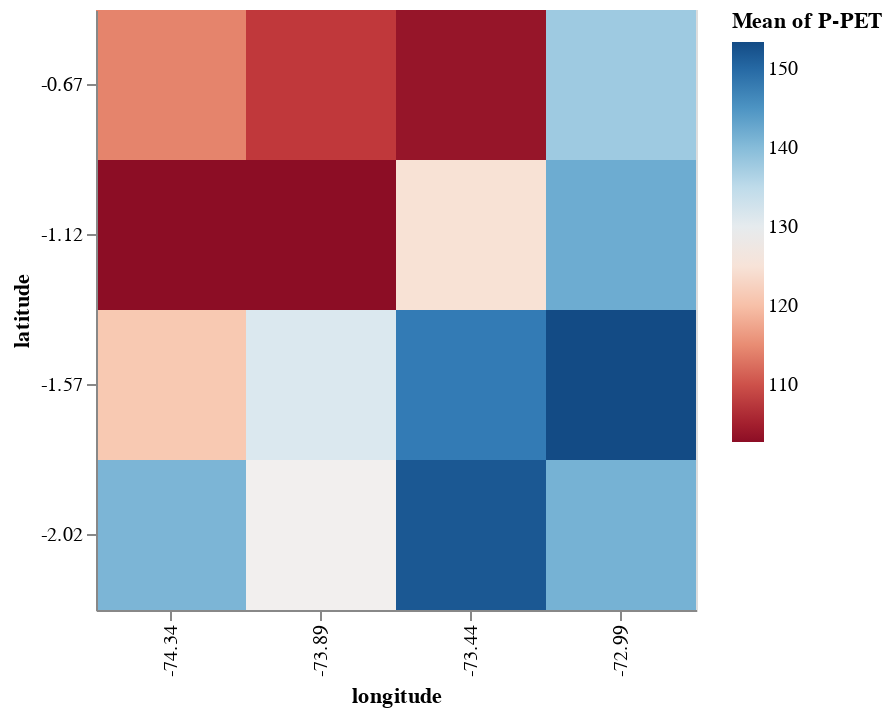
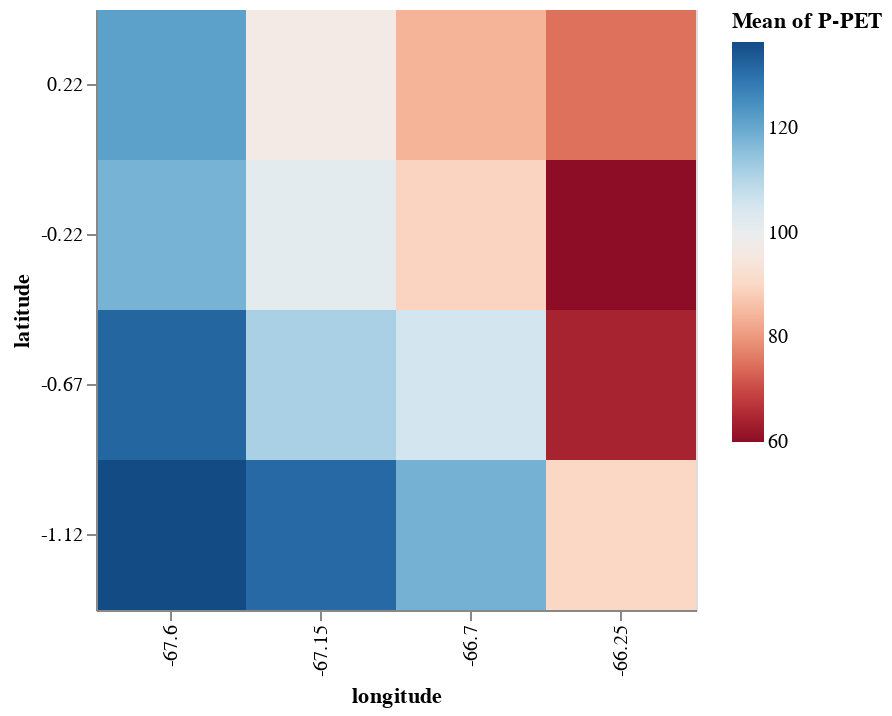
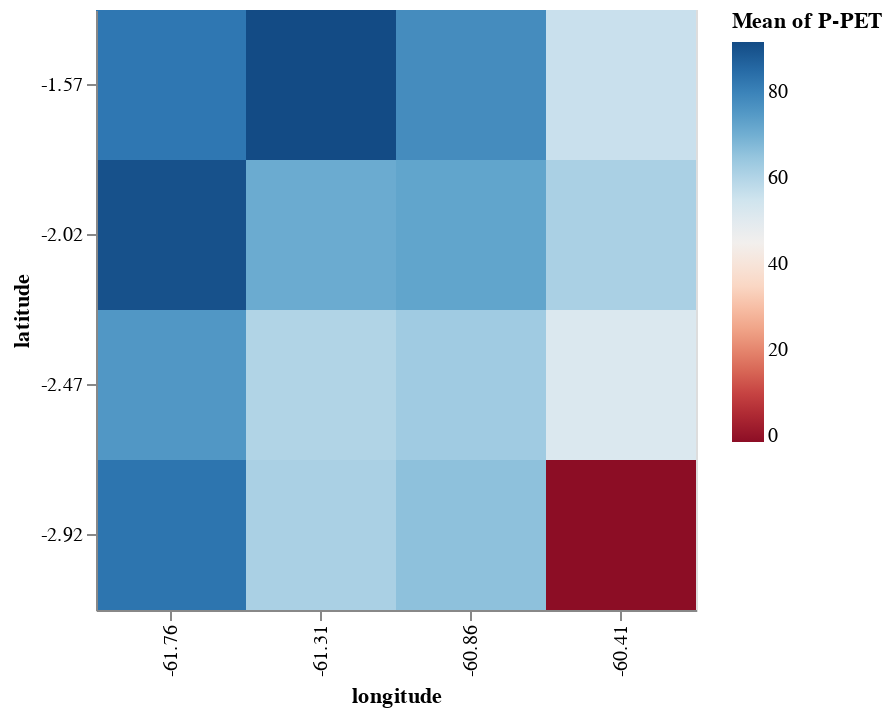
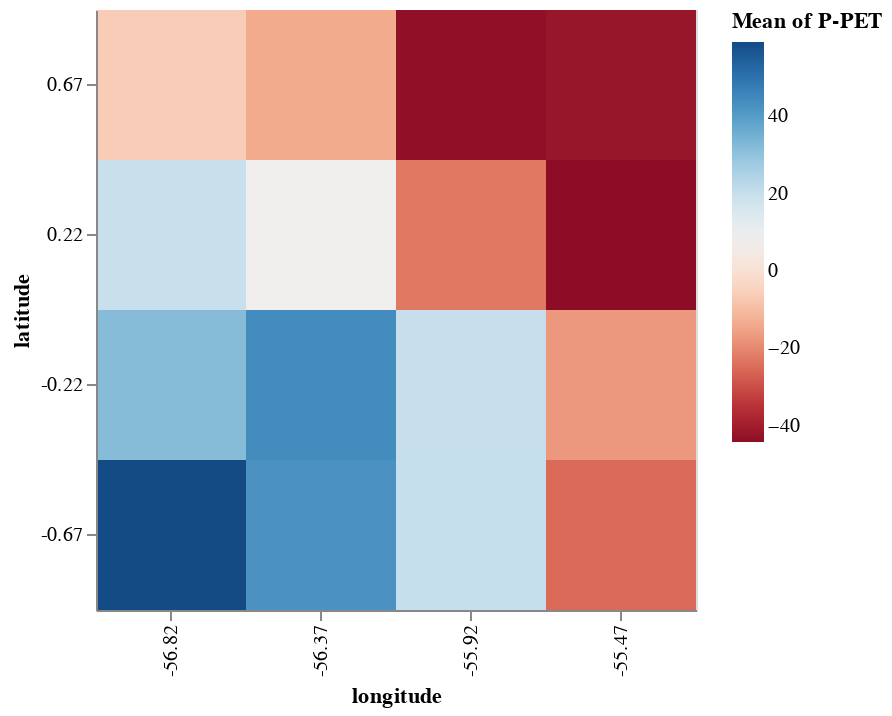

The cell these charts' notebook holds for them, in order:
### Code cell
for polygon_id in range(1, 9):
    print(polygon_id)
    polygon_data = recent_yearly_means[recent_yearly_means.polygon_id==polygon_id]
    min = polygon_data['P-PET'].min()
    max = polygon_data['P-PET'].max()
    chart = alt.Chart(polygon_data).mark_rect().encode(
        x='longitude:O',
        y= alt.Y('latitude:O', sort="descending"),
        color=alt.Color(
            'mean(P-PET):Q', scale=alt.Scale(scheme='redblue', domain=(min, max))),
        tooltip=[
            alt.Tooltip('longitude:O', title='Year'),
            alt.Tooltip('latitude:O', title='Month'),
            alt.Tooltip('mean(P-PET):Q', title='PDSI')
        ]).properties(width=300, height=300)
    chart.display()

### Figure 1 — Vega-Lite specification as saved in the notebook (floating-point values rounded to 4 significant figures)
{"config": {"view": {"continuousWidth": 400, "continuousHeight": 300}}, "data": {"name": "data-67f63b71fcecb88106db870f55adb286"}, "mark": "rect", "encoding": {"color": {"aggregate": "mean", "field": "P-PET", "scale": {"domain": [102.8, 153.4], "scheme": "redblue"}, "type": "quantitative"}, "tooltip": [{"field": "longitude", "title": "Year", "type": "ordinal"}, {"field": "latitude", "title": "Month", "type": "ordinal"}, {"aggregate": "mean", "field": "P-PET", "title": "PDSI", "type": "quantitative"}], "x": {"field": "longitude", "type": "ordinal"}, "y": {"field": "latitude", "sort": "descending", "type": "ordinal"}}, "height": 300, "width": 300, "$schema": "https://vega.github.io/schema/vega-lite/v4.17.0.json", "datasets": {"data-67f63b71fcecb88106db870f55adb286": [{"longitude": -74.34, "latitude": -2.02, "polygon_id": 1, "year": 2020.0, "time": 1609000000000.0, "month": 6.78, "precipitation": 282.3, "PET": 141.5, "P-PET": 140.8}, {"longitude": -74.34, "latitude": -1.57, "polygon_id": 1, "year": 2020.0, "time": 1609000000000.0, "month": 6.98, "precipitation": 266.4, "PET": 145.5, "P-PET": 120.9}, {"longitude": -74.34, "latitude": -0.67, "polygon_id": 1, "year": 2020.0, "time": 1609000000000.0, "month": 6.84, "precipitation": 260.1, "PET": 145.9, "P-PET": 114.2}, {"longitude": -74.34, "latitude": -1.12, "polygon_id": 1, "year": 2020.0, "time": 1609000000000.0, "month": 6.83, "precipitation": 250.8, "PET": 148.0, "P-PET": 102.8}, {"longitude": -73.89, "latitude": -1.57, "polygon_id": 1, "year": 2020.0, "time": 1608000000000.0, "month": 6.61, "precipitation": 276.4, "PET": 144.8, "P-PET": 131.6}, {"longitude": -73.89, "latitude": -0.67, "polygon_id": 1, "year": 2020.0, "time": 1609000000000.0, "month": 6.72, "precipitation": 252.6, "PET": 144.6, "P-PET": 107.9}, {"longitude": -73.89, "latitude": -2.02, "polygon_id": 1, "year": 2020.0, "time": 1609000000000.0, "month": 7.03, "precipitation": 279.1, "PET": 151.0, "P-PET": 128.1}, {"longitude": -73.89, "latitude": -1.12, "polygon_id": 1, "year": 2020.0, "time": 1610000000000.0, "month": 7.35, "precipitation": 250.3, "PET": 147.6, "P-PET": 102.8}, {"longitude": -73.44, "latitude": -0.67, "polygon_id": 1, "year": 2020.0, "time": 1610000000000.0, "month": 7.34, "precipitation": 255.8, "PET": 152.0, "P-PET": 103.7}, {"longitude": -73.44, "latitude": -1.12, "polygon_id": 1, "year": 2020.0, "time": 1610000000000.0, "month": 7.08, "precipitation": 274.9, "PET": 150.2, "P-PET": 124.7}, {"longitude": -73.44, "latitude": -2.02, "polygon_id": 1, "year": 2020.0, "time": 1607000000000.0, "month": 6.06, "precipitation": 303.0, "PET": 151.1, "P-PET": 151.9}, {"longitude": -73.44, "latitude": -1.57, "polygon_id": 1, "year": 2020.0, "time": 1609000000000.0, "month": 6.75, "precipitation": 292.8, "PET": 144.8, "P-PET": 147.9}, {"longitude": -72.99, "latitude": -1.12, "polygon_id": 1, "year": 2020.0, "time": 1609000000000.0, "month": 6.88, "precipitation": 287.7, "PET": 145.7, "P-PET": 142.0}, {"longitude": -72.99, "latitude": -0.67, "polygon_id": 1, "year": 2020.0, "time": 1608000000000.0, "month": 6.67, "precipitation": 285.6, "PET": 147.5, "P-PET": 138.1}, {"longitude": -72.99, "latitude": -2.02, "polygon_id": 1, "year": 2020.0, "time": 1608000000000.0, "month": 6.58, "precipitation": 287.1, "PET": 145.9, "P-PET": 141.2}, {"longitude": -72.99, "latitude": -1.57, "polygon_id": 1, "year": 2020.0, "time": 1609000000000.0, "month": 7.01, "precipitation": 297.4, "PET": 144.1, "P-PET": 153.4}]}}

### Figure 2 — Vega-Lite specification as saved in the notebook (floating-point values rounded to 4 significant figures)
{"config": {"view": {"continuousWidth": 400, "continuousHeight": 300}}, "data": {"name": "data-2da95cc716eab0dc181898c48a26a64b"}, "mark": "rect", "encoding": {"color": {"aggregate": "mean", "field": "P-PET", "scale": {"domain": [59.97, 136.4], "scheme": "redblue"}, "type": "quantitative"}, "tooltip": [{"field": "longitude", "title": "Year", "type": "ordinal"}, {"field": "latitude", "title": "Month", "type": "ordinal"}, {"aggregate": "mean", "field": "P-PET", "title": "PDSI", "type": "quantitative"}], "x": {"field": "longitude", "type": "ordinal"}, "y": {"field": "latitude", "sort": "descending", "type": "ordinal"}}, "height": 300, "width": 300, "$schema": "https://vega.github.io/schema/vega-lite/v4.17.0.json", "datasets": {"data-2da95cc716eab0dc181898c48a26a64b": [{"longitude": -67.6, "latitude": -0.67, "polygon_id": 2, "year": 2020.0, "time": 1607000000000.0, "month": 6.27, "precipitation": 271.2, "PET": 139.3, "P-PET": 131.9}, {"longitude": -67.6, "latitude": -0.22, "polygon_id": 2, "year": 2020.0, "time": 1609000000000.0, "month": 6.79, "precipitation": 258.9, "PET": 140.9, "P-PET": 118.0}, {"longitude": -67.6, "latitude": 0.22, "polygon_id": 2, "year": 2020.0, "time": 1609000000000.0, "month": 6.68, "precipitation": 263.1, "PET": 141.8, "P-PET": 121.3}, {"longitude": -67.6, "latitude": -1.12, "polygon_id": 2, "year": 2020.0, "time": 1608000000000.0, "month": 6.59, "precipitation": 276.1, "PET": 139.6, "P-PET": 136.4}, {"longitude": -67.15, "latitude": -0.22, "polygon_id": 2, "year": 2020.0, "time": 1608000000000.0, "month": 6.65, "precipitation": 250.1, "PET": 148.5, "P-PET": 101.6}, {"longitude": -67.15, "latitude": -0.67, "polygon_id": 2, "year": 2020.0, "time": 1608000000000.0, "month": 6.57, "precipitation": 255.2, "PET": 143.4, "P-PET": 111.7}, {"longitude": -67.15, "latitude": -1.12, "polygon_id": 2, "year": 2020.0, "time": 1608000000000.0, "month": 6.3, "precipitation": 273.2, "PET": 141.9, "P-PET": 131.3}, {"longitude": -67.15, "latitude": 0.22, "polygon_id": 2, "year": 2020.0, "time": 1609000000000.0, "month": 6.73, "precipitation": 244.4, "PET": 148.0, "P-PET": 96.36}, {"longitude": -66.7, "latitude": -0.22, "polygon_id": 2, "year": 2020.0, "time": 1608000000000.0, "month": 6.42, "precipitation": 232.2, "PET": 142.8, "P-PET": 89.39}, {"longitude": -66.7, "latitude": -0.67, "polygon_id": 2, "year": 2020.0, "time": 1609000000000.0, "month": 6.96, "precipitation": 247.9, "PET": 142.3, "P-PET": 105.7}, {"longitude": -66.7, "latitude": 0.22, "polygon_id": 2, "year": 2020.0, "time": 1608000000000.0, "month": 6.29, "precipitation": 231.0, "PET": 147.2, "P-PET": 83.8}, {"longitude": -66.7, "latitude": -1.12, "polygon_id": 2, "year": 2020.0, "time": 1609000000000.0, "month": 6.84, "precipitation": 261.3, "PET": 143.1, "P-PET": 118.3}, {"longitude": -66.25, "latitude": -0.67, "polygon_id": 2, "year": 2020.0, "time": 1609000000000.0, "month": 6.67, "precipitation": 210.2, "PET": 146.1, "P-PET": 64.11}, {"longitude": -66.25, "latitude": -1.12, "polygon_id": 2, "year": 2020.0, "time": 1608000000000.0, "month": 6.51, "precipitation": 236.7, "PET": 146.6, "P-PET": 90.11}, {"longitude": -66.25, "latitude": -0.22, "polygon_id": 2, "year": 2020.0, "time": 1609000000000.0, "month": 6.78, "precipitation": 211.4, "PET": 151.4, "P-PET": 59.97}, {"longitude": -66.25, "latitude": 0.22, "polygon_id": 2, "year": 2020.0, "time": 1609000000000.0, "month": 6.72, "precipitation": 223.7, "PET": 148.8, "P-PET": 74.9}]}}

### Figure 3 — Vega-Lite specification as saved in the notebook (floating-point values rounded to 4 significant figures)
{"config": {"view": {"continuousWidth": 400, "continuousHeight": 300}}, "data": {"name": "data-a30ce1fe4f72e4b28faa05628405af6b"}, "mark": "rect", "encoding": {"color": {"aggregate": "mean", "field": "P-PET", "scale": {"domain": [-1.29, 91.71], "scheme": "redblue"}, "type": "quantitative"}, "tooltip": [{"field": "longitude", "title": "Year", "type": "ordinal"}, {"field": "latitude", "title": "Month", "type": "ordinal"}, {"aggregate": "mean", "field": "P-PET", "title": "PDSI", "type": "quantitative"}], "x": {"field": "longitude", "type": "ordinal"}, "y": {"field": "latitude", "sort": "descending", "type": "ordinal"}}, "height": 300, "width": 300, "$schema": "https://vega.github.io/schema/vega-lite/v4.17.0.json", "datasets": {"data-a30ce1fe4f72e4b28faa05628405af6b": [{"longitude": -61.76, "latitude": -1.57, "polygon_id": 3, "year": 2020.0, "time": 1609000000000.0, "month": 6.68, "precipitation": 222.1, "PET": 139.5, "P-PET": 82.54}, {"longitude": -61.76, "latitude": -2.02, "polygon_id": 3, "year": 2020.0, "time": 1609000000000.0, "month": 6.8, "precipitation": 232.0, "PET": 141.5, "P-PET": 90.51}, {"longitude": -61.76, "latitude": -2.47, "polygon_id": 3, "year": 2020.0, "time": 1607000000000.0, "month": 5.94, "precipitation": 223.0, "PET": 147.4, "P-PET": 75.61}, {"longitude": -61.76, "latitude": -2.92, "polygon_id": 3, "year": 2020.0, "time": 1608000000000.0, "month": 6.54, "precipitation": 225.3, "PET": 142.1, "P-PET": 83.13}, {"longitude": -61.31, "latitude": -1.57, "polygon_id": 3, "year": 2020.0, "time": 1607000000000.0, "month": 6.13, "precipitation": 239.6, "PET": 147.8, "P-PET": 91.71}, {"longitude": -61.31, "latitude": -2.47, "polygon_id": 3, "year": 2020.0, "time": 1607000000000.0, "month": 6.26, "precipitation": 212.6, "PET": 152.4, "P-PET": 60.23}, {"longitude": -61.31, "latitude": -2.02, "polygon_id": 3, "year": 2020.0, "time": 1609000000000.0, "month": 6.68, "precipitation": 218.2, "PET": 147.1, "P-PET": 71.07}, {"longitude": -61.31, "latitude": -2.92, "polygon_id": 3, "year": 2020.0, "time": 1608000000000.0, "month": 6.64, "precipitation": 204.6, "PET": 142.9, "P-PET": 61.59}, {"longitude": -60.86, "latitude": -2.02, "polygon_id": 3, "year": 2020.0, "time": 1608000000000.0, "month": 6.49, "precipitation": 217.6, "PET": 145.1, "P-PET": 72.48}, {"longitude": -60.86, "latitude": -2.47, "polygon_id": 3, "year": 2020.0, "time": 1609000000000.0, "month": 6.8, "precipitation": 207.1, "PET": 143.8, "P-PET": 63.36}, {"longitude": -60.86, "latitude": -2.92, "polygon_id": 3, "year": 2020.0, "time": 1608000000000.0, "month": 6.46, "precipitation": 211.3, "PET": 145.4, "P-PET": 65.94}, {"longitude": -60.86, "latitude": -1.57, "polygon_id": 3, "year": 2020.0, "time": 1608000000000.0, "month": 6.59, "precipitation": 232.1, "PET": 154.1, "P-PET": 78.03}, {"longitude": -60.41, "latitude": -1.57, "polygon_id": 3, "year": 2020.0, "time": 1609000000000.0, "month": 6.68, "precipitation": 207.3, "PET": 151.2, "P-PET": 56.07}, {"longitude": -60.41, "latitude": -2.02, "polygon_id": 3, "year": 2020.0, "time": 1608000000000.0, "month": 6.42, "precipitation": 210.0, "PET": 148.4, "P-PET": 61.61}, {"longitude": -60.41, "latitude": -2.47, "polygon_id": 3, "year": 2020.0, "time": 1609000000000.0, "month": 6.84, "precipitation": 196.2, "PET": 144.5, "P-PET": 51.76}, {"longitude": -60.41, "latitude": -2.92, "polygon_id": 3, "year": 2022.0, "time": 1657000000000.0, "month": 7.0, "precipitation": 143.5, "PET": 144.8, "P-PET": -1.29}]}}

### Figure 4 — Vega-Lite specification as saved in the notebook (floating-point values rounded to 4 significant figures)
{"config": {"view": {"continuousWidth": 400, "continuousHeight": 300}}, "data": {"name": "data-21e8529c9ab79156619a336ea074a9d2"}, "mark": "rect", "encoding": {"color": {"aggregate": "mean", "field": "P-PET", "scale": {"domain": [-44.17, 59.16], "scheme": "redblue"}, "type": "quantitative"}, "tooltip": [{"field": "longitude", "title": "Year", "type": "ordinal"}, {"field": "latitude", "title": "Month", "type": "ordinal"}, {"aggregate": "mean", "field": "P-PET", "title": "PDSI", "type": "quantitative"}], "x": {"field": "longitude", "type": "ordinal"}, "y": {"field": "latitude", "sort": "descending", "type": "ordinal"}}, "height": 300, "width": 300, "$schema": "https://vega.github.io/schema/vega-lite/v4.17.0.json", "datasets": {"data-21e8529c9ab79156619a336ea074a9d2": [{"longitude": -56.82, "latitude": 0.22, "polygon_id": 4, "year": 2020.0, "time": 1610000000000.0, "month": 7.09, "precipitation": 197.4, "PET": 177.6, "P-PET": 19.82}, {"longitude": -56.82, "latitude": 0.67, "polygon_id": 4, "year": 2020.0, "time": 1610000000000.0, "month": 7.08, "precipitation": 171.5, "PET": 177.7, "P-PET": -6.18}, {"longitude": -56.82, "latitude": -0.22, "polygon_id": 4, "year": 2020.0, "time": 1609000000000.0, "month": 6.95, "precipitation": 207.7, "PET": 175.9, "P-PET": 31.75}, {"longitude": -56.82, "latitude": -0.67, "polygon_id": 4, "year": 2020.0, "time": 1609000000000.0, "month": 7.0, "precipitation": 224.1, "PET": 164.9, "P-PET": 59.16}, {"longitude": -56.37, "latitude": 0.67, "polygon_id": 4, "year": 2020.0, "time": 1609000000000.0, "month": 6.9, "precipitation": 168.9, "PET": 182.6, "P-PET": -13.75}, {"longitude": -56.37, "latitude": -0.67, "polygon_id": 4, "year": 2020.0, "time": 1609000000000.0, "month": 7.03, "precipitation": 218.8, "PET": 176.3, "P-PET": 42.54}, {"longitude": -56.37, "latitude": -0.22, "polygon_id": 4, "year": 2020.0, "time": 1608000000000.0, "month": 6.31, "precipitation": 218.3, "PET": 174.3, "P-PET": 44.01}, {"longitude": -56.37, "latitude": 0.22, "polygon_id": 4, "year": 2020.0, "time": 1610000000000.0, "month": 7.09, "precipitation": 185.1, "PET": 177.4, "P-PET": 7.77}, {"longitude": -55.92, "latitude": -0.22, "polygon_id": 4, "year": 2020.0, "time": 1609000000000.0, "month": 6.68, "precipitation": 184.9, "PET": 164.9, "P-PET": 20.02}, {"longitude": -55.92, "latitude": 0.22, "polygon_id": 4, "year": 2020.0, "time": 1610000000000.0, "month": 7.22, "precipitation": 154.4, "PET": 177.1, "P-PET": -22.67}, {"longitude": -55.92, "latitude": 0.67, "polygon_id": 4, "year": 2020.0, "time": 1612000000000.0, "month": 8.06, "precipitation": 141.4, "PET": 184.7, "P-PET": -43.3}, {"longitude": -55.92, "latitude": -0.67, "polygon_id": 4, "year": 2020.0, "time": 1610000000000.0, "month": 7.15, "precipitation": 194.0, "PET": 173.7, "P-PET": 20.27}, {"longitude": -55.47, "latitude": -0.67, "polygon_id": 4, "year": 2020.0, "time": 1612000000000.0, "month": 7.98, "precipitation": 155.7, "PET": 180.7, "P-PET": -24.95}, {"longitude": -55.47, "latitude": -0.22, "polygon_id": 4, "year": 2020.0, "time": 1609000000000.0, "month": 7.01, "precipitation": 158.4, "PET": 175.6, "P-PET": -17.12}, {"longitude": -55.47, "latitude": 0.22, "polygon_id": 4, "year": 2020.0, "time": 1610000000000.0, "month": 7.43, "precipitation": 141.0, "PET": 185.1, "P-PET": -44.17}, {"longitude": -55.47, "latitude": 0.67, "polygon_id": 4, "year": 2020.0, "time": 1611000000000.0, "month": 7.73, "precipitation": 143.6, "PET": 185.5, "P-PET": -41.88}]}}
